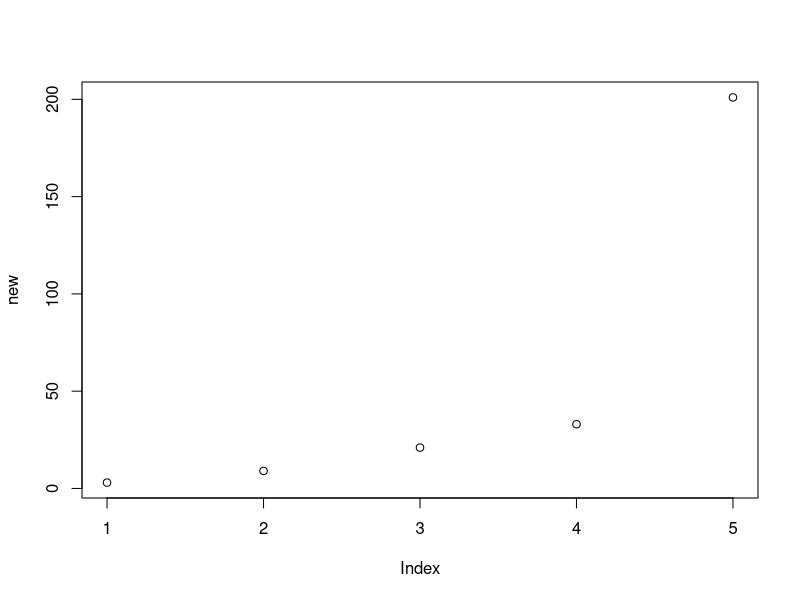

Source code (R):
## ---- chunk 1
X=c(1,3,7,11,67)
new=X*3
plot(new)
